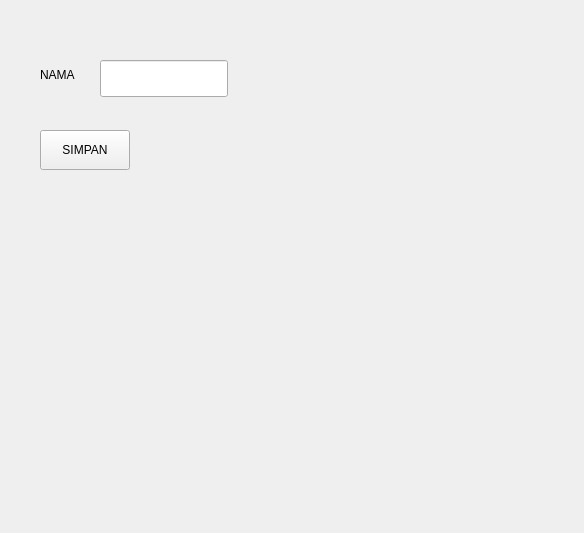
<?xml version="1.0" encoding="UTF-8"?>
<ui version="4.0">
 <class>Form</class>
 <widget class="QWidget" name="Form">
  <property name="geometry">
   <rect>
    <x>0</x>
    <y>0</y>
    <width>584</width>
    <height>533</height>
   </rect>
  </property>
  <property name="windowTitle">
   <string>Form</string>
  </property>
  <widget class="QLabel" name="label">
   <property name="geometry">
    <rect>
     <x>40</x>
     <y>60</y>
     <width>62</width>
     <height>30</height>
    </rect>
   </property>
   <property name="text">
    <string>NAMA</string>
   </property>
  </widget>
  <widget class="QLineEdit" name="lineEdit">
   <property name="geometry">
    <rect>
     <x>100</x>
     <y>60</y>
     <width>128</width>
     <height>37</height>
    </rect>
   </property>
  </widget>
  <widget class="QPushButton" name="pushButton">
   <property name="geometry">
    <rect>
     <x>40</x>
     <y>130</y>
     <width>90</width>
     <height>40</height>
    </rect>
   </property>
   <property name="text">
    <string>SIMPAN</string>
   </property>
  </widget>
 </widget>
 <resources/>
 <connections/>
</ui>
